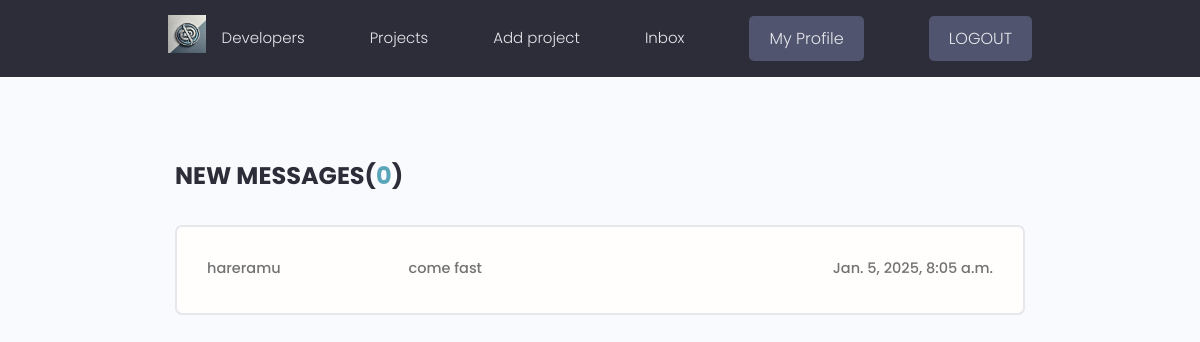
/users/inbox/ (signed in), run on the app's committed database.
### userapp/models.py (models this page shows, shortened)
class Message(models.Model):
    sender = models.ForeignKey(Profile, on_delete= models.SET_NULL, null=True,  related_name='sent_messages' )
    recepient = models.ForeignKey(Profile, on_delete= models.SET_NULL, null=True,  related_name='messages' )
    name = models.CharField(max_length=200, null=True, blank=True)
    email = models.EmailField(max_length=200, null=True, blank=True)
    subject = models.CharField(max_length=200, null=True, blank=True)
    body = models.TextField()
    is_read = models.BooleanField(default=False, null=True)
    created = models.DateTimeField(auto_now_add=True)
    id = models.UUIDField(default=uuid.uuid4, unique=True, primary_key=True, editable=False)
    class Meta:
         ordering = ['is_read' , '-created']

### userapp/views.py (the view)
# urls.py: path('inbox/' , views.inbox, name= 'inbox'),
@login_required(login_url = 'login')
def inbox(request):
    profile = request.user.profile
    messageRequest = profile.messages.all()
    unread = messageRequest.filter(is_read = False).count()
    context = { 'messagerequest' : messageRequest, 'unread' : unread}
    return render(request, 'inbox.html', context)

### userapp/templates/inbox.html
{% extends "main.html" %}
  {%block content%}
  <main class="inbox my-xl">
    <div class="content-box">
      <h3 class="inbox__title">New Messages(<span>{{unread}}</span>)</h3>
      <ul class="messages">
        {%for message in messagerequest%}
        {% if message.is_read == False%}
        <li class="message message--unread">
          <a href="{% url 'message' message.id %}">
            <span class="message__author">{{message.name}}</span>
            <span class="message__subject">{{message.subject}}</span>
            <span class="message__date">{{message.created}}</span>
          </a>
        </li>
        {%else%}
        <li class="message ">
          <a href="{% url 'message' message.id %}">
            <span class="message__author">{{message.name}}</span>
            <span class="message__subject">{{message.subject}}</span>
            <span class="message__date">{{message.created}}</span>
          </a>
        </li>
        {% endif %}
        {% endfor %}
      </ul>
    </div>
  </main>
{%endblock%}

### static/styles/app.css (style rules this page uses)
:root { --color-sub: #2d2d39; }
.content-box { width: 95%; max-width: 85rem; margin: 0 auto; }
.inbox { height: 90vh; }
.inbox__title, .inbox__title span { font-size: 2.4rem; font-weight: 700; color: var(--color-sub); text-transform: uppercase; text-align: left; margin-bottom: 3rem; }
.inbox__title span { color: var(--color-main); }
.messages { list-style: none; background: var(--color-white); padding: 0.5rem 3rem; border: 2px solid var(--color-light); border-radius: 0.7rem; }
.message { padding: 2.5rem 0; }
.message > a span { font-size: 1.45rem; font-weight: 500; }
.message > a { display: flex; gap: 1rem; }
.message__author, .message__date { flex-basis: 25%; }
.message__subject { flex-basis: 50%; }
.message__date { text-align: right; }

### static/uikit/styles/modules/_variables.css (style rules this page uses)
:root { --color-main: #5aa5b9; --color-main-light: #e6faff; --color-sub: #3f4156; --color-sub-light: #51546e; --color-sub-lighter: #ededfd; --color-text: #737373; --color-gray: #8b8b8b; --color-light: #e5e7eb; --color-light-gray: #767676; --color-bg: #f8fafd; --color-white: #fffefd; --color-white-light: #f3f3f3; --color-success: #359e64; --color-success-bg: #def8e8; --color-error: #fc4b0b; --color-error-bg: #fff2ee; --font-base: 'Poppins', arial, helvetica, 'Segoe UI', roboto, ubuntu, sans-serif; --font-monospace: 'Fira Code', 'Courier New', courier, monospace; --font-regular: 300; --font-medium: 500; --font-bold: 700; --generic-shadow: 1px 1px 5px #00000010; --generic-transition: all 0.3s ease-in-out; }

### static/uikit/styles/modules/_base.css (style rules this page uses)
* { margin: 0; padding: 0; box-sizing: border-box; text-rendering: optimizeLegibility; color: inherit; font-size: inherit; }
html { font-size: 50%; }
@media only screen and (min-width: 480px) { html { font-size: 56.25%; } }
@media only screen and (min-width: 1200px) { html { font-size: 62.5%; } }
body { line-height: 1.6; font-weight: 400; font-size: 1.5rem; color: var(--color-text); background-color: var(--color-bg); min-height: 100vh; }

### static/uikit/styles/modules/_typography.css (style rules this page uses)
* { font-family: var(--font-base); }
h3 { font-size: 3.2rem; font-weight: var(--font-medium); }
p, span, strong { font-size: 1.6rem; color: var(--color-text); font-weight: var(--font-regular); }
a { padding-bottom: 2px; text-decoration: none; display: inline-block; color: var(--color-main); font-weight: var(--font-medium); }

### static/uikit/styles/modules/_utilities.css (style rules this page uses)
.my-xl { margin: 8rem auto; }

### data on the page
Message: name "hareramu", subject "come fast", created "Jan. 5, 2025, 8:05 a.m."

### other printed values
{{ unread }} "0"
